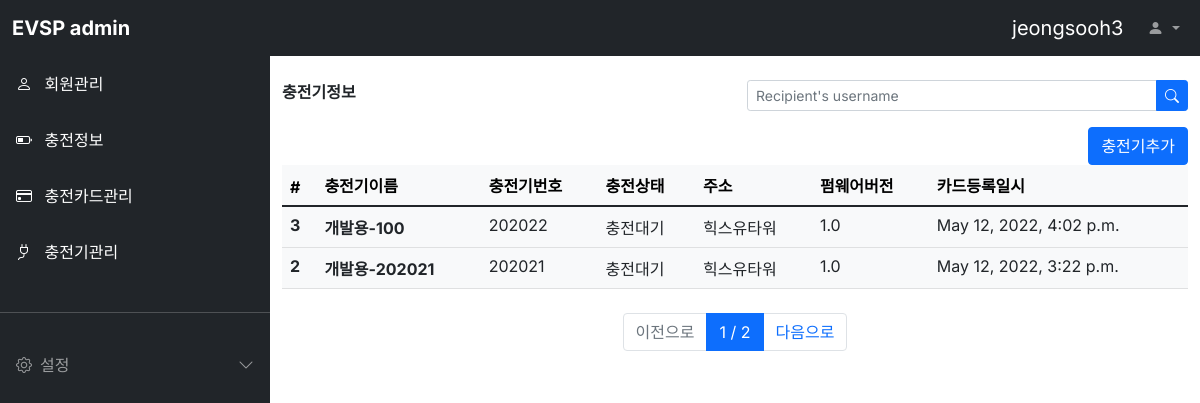
The app's page /evcharger/list/ (signed in) with its own data.
### evuser/models.py (models this page shows)
class Evuser(models.Model):
  USER_STATUS = [
    ('CONTRACTED', '정상'),
    ('NOT_CONTRACTED', '해지'),
    ('STOPED', '유예'),
  ]
  USER_CATEGORY = [
    ('NORMAL', '일반'),
    ('GROUPED', '법인'),
    ('ETC', '기타'),
  ]
  username = models.CharField(max_length=64, verbose_name='사용자명')
  password = models.CharField(max_length=128, verbose_name='비밀번호')
  usernumber = models.CharField(max_length=64, verbose_name='회원번호')
  name = models.CharField(max_length=64, verbose_name='회원이름')
  email = models.EmailField(max_length=128, verbose_name='이메일')
  phone = models.CharField(max_length=64, verbose_name='전화번호')
  category = models.CharField(max_length=64,
    choices=USER_CATEGORY, default='NORMAL', verbose_name='회원구분')
  status = models.CharField(max_length=64,
    choices=USER_STATUS, default='CONTRACTED', verbose_name='회원상태')
  address = models.TextField(verbose_name='주소')
  register_dttm = models.DateTimeField(auto_now_add=True, verbose_name='등록시간')
  def __str__(self):
    return self.username
  class Meta:
    db_table = 'evsp_evuser'
    verbose_name = '사용자'
    verbose_name_plural = '사용자'

### evcharger/models.py (models this page shows, shortened)
class Evcharger(models.Model):
  cpname = models.CharField(max_length=64, verbose_name='충전기이름')
  cpnumber = models.CharField(max_length=64, verbose_name='충전기번호')
  cpstatus = models.CharField(max_length=64, verbose_name='충전상태')
  address = models.TextField(verbose_name='주소')
  cpversion = models.CharField(max_length=64, verbose_name='펌웨어버전')
  register_dttm = models.DateTimeField(auto_now_add=True, verbose_name='등록일시')
  class Meta:
    db_table = 'evsp_evcharger'
    verbose_name = '충전기'
    verbose_name_plural = '충전기'

### evcharger/views.py (the view)
# urls.py: path('list/', views.evcharger_list),
def evcharger_list(request):
  all_evchargers = Evcharger.objects.all().order_by('-id')
  page = int(request.GET.get('p', 1))
  paginator = Paginator(all_evchargers, 2)
  evchargers = paginator.get_page(page)
  user_id = request.session.get('user')
  if user_id:
    loginuser = Evuser.objects.get(pk=user_id)
  return render(request, 'evcharger_list.html', {'loginuser': loginuser, 'evchargers': evchargers})

### evcharger/templates/evcharger_list.html
{% extends "svcbase.html" %}
{% block contents %}
<div class="container-fluid mt-3">
  <div class="row">
    <div class="col-md-6 fw-bold">충전기정보</div>
    <form class="col-md-6 ms-auto">
      <div class="input-group input-group-sm">
        <input type="text" class="form-control" placeholder="Recipient's username" aria-label="Recipient's username" aria-describedby="button-addon2">
        <button class="btn btn-primary" type="button" id="button-addon2">
          <i class="bi bi-search"></i>
        </button>
      </div>
    </form>
  </div>
  <div class="row">
    <div class="d-grid justify-content-md-end">
      <button class="btn btn-primary" onclick="location.href='/charginginfo/write/'">충전기추가</button>
    </div>
  </div>
  <div class="row">
    <div class="col-12">
      <table class="table table-light">
        <thead class="thead-light">
          <tr>
            <th>#</th>
            <th>충전기이름</th>
            <th>충전기번호</th>
            <th>충전상태</th>
            <th>주소</th>
            <th>펌웨어버전</th>
            <th>카드등록일시</th>
          </tr>
        </thead>
        <tbody class="text-dark">
          {% for evcharger in evchargers %}
          <tr onclick="location.href='/evcharger/detail/{{ evcharger.id }}'">
            <th>{{ evcharger.id }}</th>
            <th>{{ evcharger.cpname }}</th>
            <td>{{ evcharger.cpnumber }}</td>
            <td>{{ evcharger.cpstatus }}</td>
            <td>{{ evcharger.address }}</td>
            <td>{{ evcharger.cpversion }}</td>
            <td>{{ evcharger.register_dttm }}</td>
          </tr>
          {% endfor %}
        </tbody>
      </table>
    </div>
  </div>
  <div class="row mt-2">
    <div class="col-12">
      <nav>
        <ul class="pagination justify-content-center">
          {% if evchargers.has_previous %}
          <li class="page-item">
            <a href="?p={{ evchargers.previous_page_number }}" class="page-link">이전으로</a>
          </li>
          {% else %}
          <li class="page-item disabled">
            <a href="#" class="page-link">이전으로</a>
          </li>
          {% endif %}
          <li class="page-item active">
            <a href="#" class="page-link">{{ evchargers.number }} / {{ evchargers.paginator.num_pages }}</a>
          </li>
          {% if evchargers.has_next %}
          <li class="page-item">
            <a href="?p={{ evchargers.next_page_number }}" class="page-link">다음으로</a>
          </li>
          {% else %}
          <li class="page-item disabled">
            <a href="#" class="page-link">다음으로</a>
          </li>
          {% endif %}
        </ul>
      </nav>
    </div>
  </div>
</div>
{% endblock %}

### evuser/templates/svcbase.html (shortened to what this page needs)
<html>
<head>
  <link href="https://cdn.jsdelivr.net/npm/bootstrap@5.1.3/dist/css/bootstrap.min.css" rel="stylesheet">
  <link rel="stylesheet" href="https://cdn.jsdelivr.net/npm/bootstrap-icons@1.8.1/font/bootstrap-icons.css">
  <link rel="stylesheet" href="../../static/style.css" />
</head>
<body>
  <nav class="navbar navbar-expand-lg navbar-dark bg-dark fixed-top">
    <div class="container-fluid">
      <a class="navbar-brand fw-bold me-auto" href="#">EVSP admin</a>
      <div class="collapse navbar-collapse" id="navbarSupportedContent">
        <a class="navbar-brand ms-auto" href="#">{{ loginuser }}</a>
        <ul class="navbar-nav mb-2 mb-lg-0">
          <li class="nav-item dropdown">
            <a class="nav-link dropdown-toggle" href="#" id="navbarDropdown" role="button" data-bs-toggle="dropdown" aria-expanded="false">
              <i class="bi bi-person-fill"></i>
            </a>
          </li>
        </ul>
      </div>
    </div>
  </nav>
  <div
    class="offcanvas bg-dark sidebar-nav"
    tabindex="-1" id="offcanvasExample"
    aria-labelledby="offcanvasExampleLabel"
  >
    <div class="offcanvas-body p-0">
      <nav class="navbar-dark">
        <ul class="navbar-nav">
          <li>
            <a href="/evuser/list" class="nav-link p-3 active">
              <span class="me-2">
                <i class="bi bi-person"></i>
              </span>
              <span>회원관리</span>
            </a>
          </li>
          <li>
            <a href="/charginginfo/list" class="nav-link p-3 active">
              <span class="me-2">
                <i class="bi bi-battery-half"></i>
              </span>
              <span>충전정보</span>
            </a>
          </li>
          <li>
            <a href="/cardinfo/list" class="nav-link p-3 active">
              <span class="me-2">
                <i class="bi bi-credit-card"></i>
              </span>
              <span>충전카드관리</span>
            </a>
          </li>
          <li>
            <a href="/evcharger/list" class="nav-link p-3 active">
              <span class="me-2">
                <i class="bi bi-plug"></i>
              </span>
              <span>충전기관리</span>
            </a>
          </li>
          <li class="my-4">
            <hr class="dropdown-divider bg-light" />
          </li>
          <li>
            <a class="nav-link px-3 sidebar-link" data-bs-toggle="collapse"
              href="#collapseExample" role="button" aria-expanded="false"
              aria-controls="collapseExample"
            >
              <span class="me-2">
                <i class="bi bi-gear"></i>
              </span>
              <span>설정</span>
              <span class="right-icon ms-auto">
                <i class="bi bi-chevron-down"></i>
              </span>
            </a>
          </li>
        </ul>
      </nav>
    </div>
  </div>
  <main class="mt-5 pt-3">
    {% block contents %}
    {% endblock %}
  </main>
</body>
</html>

### static/style.css (style rules this page uses)
body, button { font-family: "Inter", sans-serif; }
:root { --offcanvas-width: 270px; --topNavbarHeight: 56px; }
.sidebar-nav { width: var(--offcanvas-width); }
.sidebar-link { display: flex; align-items: center; }
.sidebar-link .right-icon { display: inline-flex; transition: all ease 0.25s; }
@media (min-width: 992px) { body { overflow: auto !important; } }
@media (min-width: 992px) { main { margin-left: var(--offcanvas-width); } }
@media (min-width: 992px) { .sidebar-nav { transform: none; visibility: visible !important; top:var(--topNavbarHeight); height: calc(100% - var(--topNavbarHeight)); } }

### records on screen
Evuser: username "jeongsooh3"
Evcharger: id "3", cpname "개발용-100", cpnumber "202022", cpstatus "충전대기", address "힉스유타워", cpversion "1.0", register_dttm "May 12, 2022, 4:02 p.m."
Evcharger: id "2", cpname "개발용-202021", cpnumber "202021", cpstatus "충전대기", address "힉스유타워", cpversion "1.0", register_dttm "May 12, 2022, 3:22 p.m."

### other values on screen
{{ evchargers.number }} "1"
{{ evchargers.paginator.num_pages }} "2"
